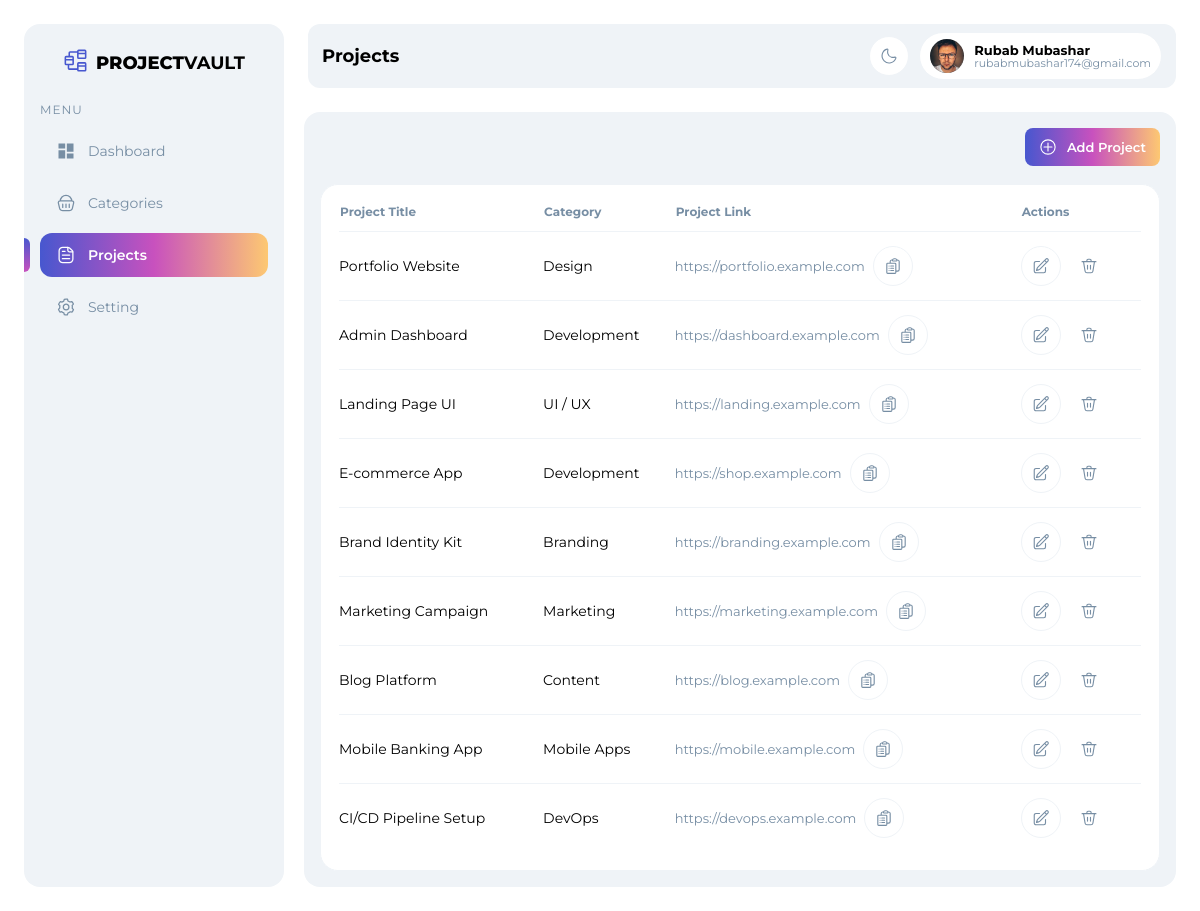
The app's page /projects.php with its own data.
### tables this page shows
CREATE TABLE `settings` (
  `id` int(11) NOT NULL,
  `name` varchar(100) NOT NULL,
  `email` varchar(150) NOT NULL,
  `profession` varchar(150) NOT NULL,
  `avatar` varchar(255) DEFAULT NULL,
  `updated_at` timestamp NOT NULL DEFAULT current_timestamp() ON UPDATE current_timestamp()
);

CREATE TABLE `projects` (
  `id` int(11) NOT NULL,
  `title` varchar(255) NOT NULL,
  `category_id` int(11) NOT NULL,
  `project_link` varchar(500) NOT NULL,
  `created_at` timestamp NOT NULL DEFAULT current_timestamp()
);

CREATE TABLE `categories` (
  `id` int(11) NOT NULL,
  `name` varchar(150) NOT NULL,
  `created_at` timestamp NOT NULL DEFAULT current_timestamp()
);

### includes/profile-data.php (called while the page is built, shortened)
<?php
require_once __DIR__ . "/../config/db.php";
$sql = "SELECT * FROM settings WHERE id = 1 LIMIT 1";
$result = $conn->query($sql);
$settings = [
  "name" => "",
  "email" => "",
  "profession" => "",
  "avatar" => "assets/img/user.jpg"
];
if ($result && $result->num_rows > 0) {
  $settings = $result->fetch_assoc();
}
$name = htmlspecialchars($settings["name"]);
$email = htmlspecialchars($settings["email"]);
$avatar = htmlspecialchars($settings["avatar"]);

### assets/backend/projects/fetch.php (called while the page is built)
<?php
require_once __DIR__ . "/../../../config/db.php";
$projects = [];
$sql = "
  SELECT
    projects.id,
    projects.title,
    projects.category_id,
    projects.project_link,
    projects.created_at,
    categories.name AS category_name
  FROM projects
  INNER JOIN categories
    ON projects.category_id = categories.id
  ORDER BY projects.created_at DESC
";
$result = $conn->query($sql);
if ($result && $result->num_rows > 0) {
  while ($row = $result->fetch_assoc()) {
    $projects[] = $row;
  }
}

### projects.php (the view, shortened to what this page needs)
<?php
$pageTitle = "Projects";
require_once 'includes/profile-data.php';
require_once 'assets/backend/projects/fetch.php';
require_once 'assets/backend/categories/fetch.php';
?>
<!DOCTYPE html>
<html lang="en">
<head>
    <link rel="stylesheet" href="assets/css/style.css">
</head>
<body>
    <aside class="sidebar">
        <div class="sidebar-head">
            <h1><span></span><strong>Project</strong> vault</h1>
            <p class="menu-label">MENU</p>
        </div>
        <nav class="sidebar-menu">
            <a href="index.php" class="menu-item">
                <svg xmlns="http://www.w3.org/2000/svg" width="512" height="512" viewBox="0 0 24 24">
                    <path fill="currentColor" d="M21 21h-8v-6h8v6Zm-10 0H3V11h8v10Zm10-8h-8V3h8v10ZM11 9H3V3h8v6Z" />
                </svg>
                <span>Dashboard</span>
            </a>
            <a href="categories.php" class="menu-item">
                <span>Categories</span>
            </a>
            <a href="projects.php" class="menu-item active">
                <span class="active-indicator"></span>
                <span>Projects</span>
            </a>
            <a href="setting.php" class="menu-item">
                <span>Setting</span>
            </a>
        </nav>
    </aside>
    <div class="main">
         <?php include 'includes/navbar.php'; ?>
        <section class="content">
            <div class="content-actions">
                <button class="btn btn-gradient" type="button">
                    <svg xmlns="http://www.w3.org/2000/svg" width="512" height="512" viewBox="0 0 24 24">
                        <path fill="none" stroke="currentColor" stroke-linecap="round" stroke-linejoin="round"
                            stroke-width="1.5"
                            d="M12 6.722v10.556M17.278 12H6.722M12 21.5a9.5 9.5 0 1 0 0-19a9.5 9.5 0 0 0 0 19" />
                    </svg>
                    <span>Add Project</span>
                </button>
            </div>
            <div class="project-card">
                <?php if (count($projects) === 0): ?>
                <div class="empty-state" id="projectEmpty">
                    <p>No projects yet</p>
                    <span>Click “Add Project” to create your first project</span>
                </div>
                 <?php else: ?>
                <div class="table-wrapper" id="projectTable">
                    <table>
                        <thead>
                            <tr>
                                <th>Project Title</th>
                                <th>Category</th>
                                <th>Project Link</th>
                                <th>Actions</th>
                            </tr>
                        </thead>
                        <tbody>
          <?php foreach ($projects as $project): ?>
            <tr>
              <td><?php echo htmlspecialchars($project['title']); ?></td>
             <td data-category-id="<?php echo $project['category_id']; ?>">
  <?php echo htmlspecialchars($project['category_name']); ?>
</td>
              <td>
                <div class="link-cell">
                  <span><?php echo htmlspecialchars($project['project_link']); ?></span>
                  <button class="icon-btn copy-btn"></button>
                </div>
              </td>
              <td>
                <div class="action-btns">
                  <button
                    class="icon-btn edit-btn"
                    data-id="<?php echo $project['id']; ?>"
                  >
                </button>
                  <form
                    action="assets/backend/projects/delete.php"
                    method="POST"
                    onsubmit="return confirm('Delete this project?');"
                    style="display:inline;"
                  >
                    <button class="icon-btn delete-btn" type="submit">
                    </button>
                  </form>
                </div>
              </td>
            </tr>
          <?php endforeach; ?>
        </tbody>
                    </table>
                </div>
                <?php endif; ?>
            </div>
        </section>
    </div>
</body>
</html>

### includes/navbar.php (shortened to what this page needs)
<header class="navbar">
    <h1 class="nav-title">
     <?php echo $pageTitle ?? 'Dashboard'; ?>
    </h1>
    <div class="nav-right">
        <button class="icon-btn" type="button" aria-label="Toggle theme">
        </button>
       <div class="user-chip">
         <img class="user-avatar" src="<?php echo $avatar; ?>" alt="User">
         <div class="user-text">
           <span class="user-name"><?php echo $name; ?></span>
           <span class="user-email"><?php echo $email; ?></span>
         </div>
        </div>
    </div>
</header>

### assets/css/style.css (style rules this page uses)
:root { --light-gray-1: #F8FAFC; --light-gray-2: #EFF3F7; --gray-blue: #778EA4; --primary-blue: #4757CF; --accent-pink: #C851BE; --accent-yellow: #FDC872; --dark-gray: #565C63; --white: #ffffff; --black: #000000; --green: #16a34a; }
body { font-family: "Montserrat", sans-serif; margin: 0; padding: 24px; background: var(--white); display: flex; height: 100vh; box-sizing: border-box; }
.sidebar { width: 260px; background: var(--light-gray-2); border-radius: 16px; padding: 24px 16px; box-sizing: border-box; }
.sidebar-head h1 { margin: 0; font-size: 18px; text-transform: uppercase; text-align: center; color: var(--black); display: flex; justify-content: center; align-items: center; }
.sidebar-head h1 strong { font-weight: 800; }
.sidebar-head h1 svg { width: 25px; height: 25px; margin-right: 8px; color: var(--primary-blue); }
.menu-label { margin: 24px 0 12px; font-size: 12px; letter-spacing: 1px; color: var(--gray-blue); }
.sidebar-menu { display: flex; flex-direction: column; gap: 8px; }
.menu-item { position: relative; display: flex; align-items: center; gap: 12px; padding: 12px 16px; border-radius: 12px; color: var(--gray-blue); text-decoration: none; font-size: 14px; }
.menu-item svg { width: 20px; height: 20px; color: var(--gray-blue); }
.menu-item.active { color: var(--white); font-weight: 600; background: linear-gradient(to right, var(--primary-blue), var(--accent-pink), var(--accent-yellow)); }
.menu-item.active svg { color: var(--white); }
.menu-item.active .active-indicator { position: absolute; left: -16px; top: 5px; bottom: 5px; width: 6px; background: linear-gradient(to bottom, var(--primary-blue), var(--accent-pink)); border-top-right-radius: 6px; border-bottom-right-radius: 6px; }
.main { margin-left: 20px; flex: 1; display: flex; flex-direction: column; }
.navbar { height: 64px; background: var(--light-gray-2); position: fixed; top: 24px; right: 24px; left: 308px; border-radius: 12px; padding: 0 14px; display: flex; align-items: center; justify-content: space-between; box-sizing: border-box; }
.nav-title { margin: 0; font-size: 18px; font-weight: 700; color: var(--black); }
.nav-right { display: flex; align-items: center; gap: 10px; }
.icon-btn { width: 40px; height: 40px; border-radius: 999px; border: 1px solid var(--light-gray-2); background: var(--white); display: grid; place-items: center; cursor: pointer; padding: 0; }
.icon-btn svg { width: 18px; height: 18px; color: var(--gray-blue); }
.user-chip { display: flex; align-items: center; gap: 10px; padding: 6px 10px; border: 1px solid var(--light-gray-2); border-radius: 999px; background: var(--white); }
.user-avatar { width: 34px; height: 34px; border-radius: 999px; object-fit: cover; }
.user-text { display: flex; flex-direction: column; line-height: 1.1; }
.user-name { font-size: 13px; font-weight: 700; color: var(--black); }
.user-email { font-size: 11px; color: var(--gray-blue); }
.sidebar-menu svg { width: 20px; height: 20px; }
.content { margin-top: 88px; padding: 16px; overflow-y: auto; flex: 1; box-sizing: border-box; background: var(--light-gray-2); border-radius: 16px; }
.content-actions { display: flex; justify-content: flex-end; gap: 12px; margin-bottom: 18px; }
.btn { display: inline-flex; align-items: center; gap: 10px; padding: 10px 14px; border-radius: 8px; border: 1px solid var(--light-gray-2); background: var(--white); color: var(--black); cursor: pointer; font-size: 13px; font-weight: 600; font-family: "Montserrat", sans-serif; }
.btn svg { width: 18px; height: 18px; }
.btn-gradient { background: linear-gradient(to right, var(--primary-blue), var(--accent-pink), var(--accent-yellow)); border: none; color: var(--white); }
.table-wrapper { overflow-x: auto; }
table { width: 100%; border-collapse: collapse; }
thead th { text-align: left; font-size: 12px; color: var(--gray-blue); padding-bottom: 12px; }
tbody td { padding: 14px 0; border-top: 1px solid var(--light-gray-2); font-size: 14px; color: var(--black); }
.delete-btn { border-color: transparent; }
.project-card { background: var(--white); border: 1px solid var(--light-gray-2); border-radius: 18px; padding: 18px; }
.link-cell { display: flex; align-items: center; gap: 8px; max-width: 260px; }
.link-cell span { font-size: 13px; color: var(--gray-blue); white-space: nowrap; overflow: hidden; text-overflow: ellipsis; }
.action-btns { display: flex; gap: 8px; }

### records on screen
settings: avatar (picture), name "Rubab Mubashar", email "rubabmubashar174@gmail.com"
projects: title "Portfolio Website", category.name "Design", project_link "https://portfolio.example.com"
projects: title "Admin Dashboard", category.name "Development", project_link "https://dashboard.example.com"
projects: title "Landing Page UI", category.name "UI / UX", project_link "https://landing.example.com"
projects: title "E-commerce App", category.name "Development", project_link "https://shop.example.com"
projects: title "Brand Identity Kit", category.name "Branding", project_link "https://branding.example.com"
projects: title "Marketing Campaign", category.name "Marketing", project_link "https://marketing.example.com"
projects: title "Blog Platform", category.name "Content", project_link "https://blog.example.com"
projects: title "Mobile Banking App", category.name "Mobile Apps", project_link "https://mobile.example.com"
projects: title "CI/CD Pipeline Setup", category.name "DevOps", project_link "https://devops.example.com"

### other values on screen
$pageTitle "Projects"
